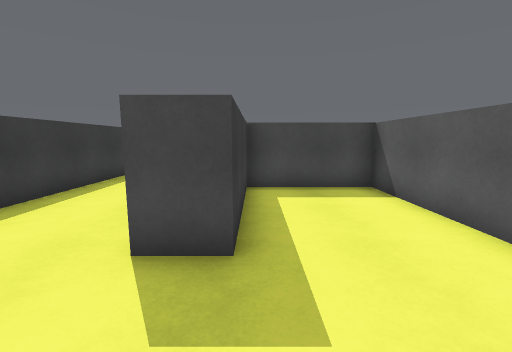
View 1 (above)

22 first-person views from a walk through a 3-D level made in the Unity game engine. The camera is 1.4 m above the floor, tilts 8° down and sees 90° across. The floor is counted in squares, 1 m on a side. Each view is taken from the middle of a square. On the plan, view 1 faces up. The plan holds only what a view shows up to about 13 squares ahead; the rest is blank.

View 2
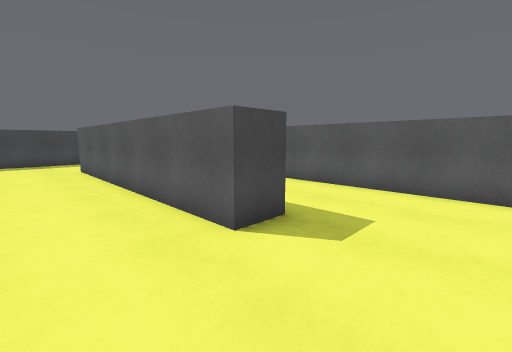

View 3
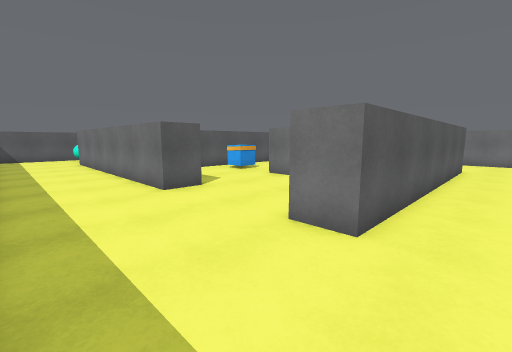

View 4
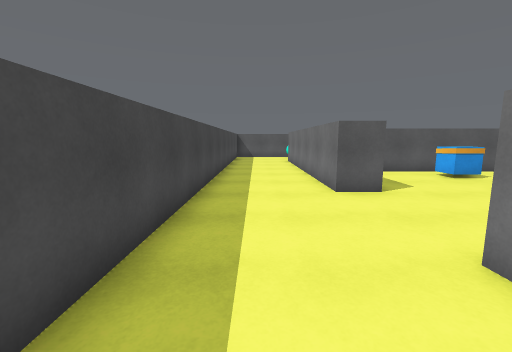

View 5
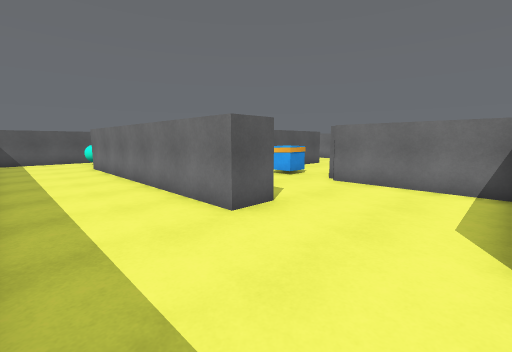

View 6
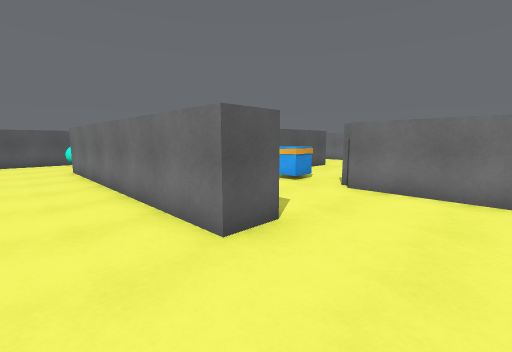

View 7
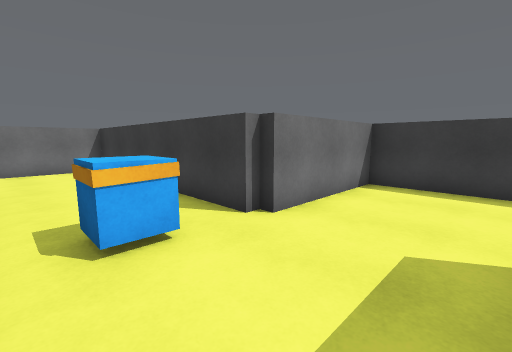

View 8
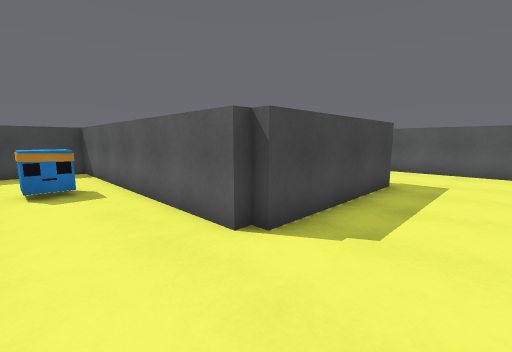

View 9
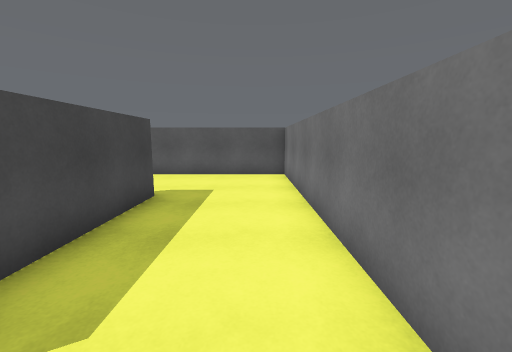

View 10
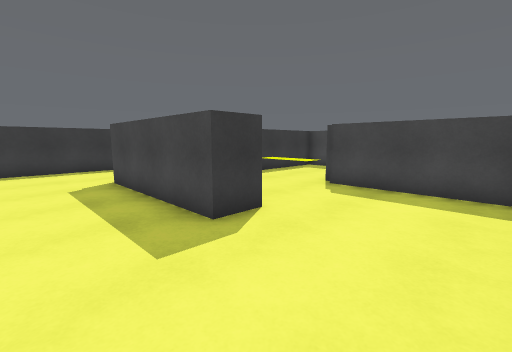

View 11
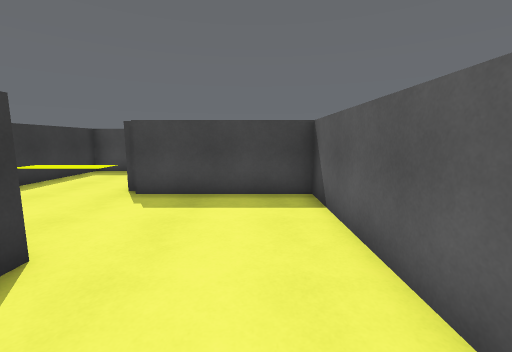

View 12
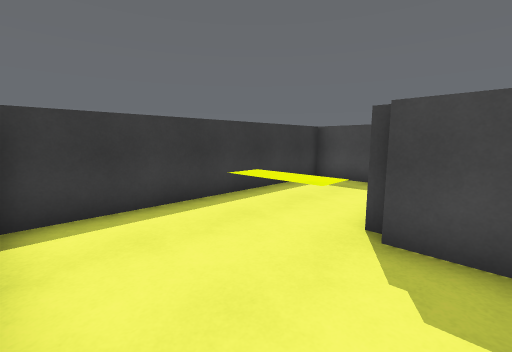

View 13
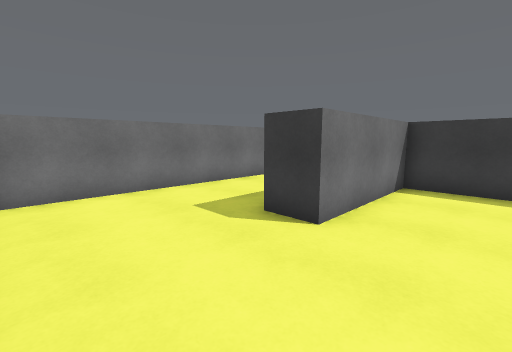

View 14
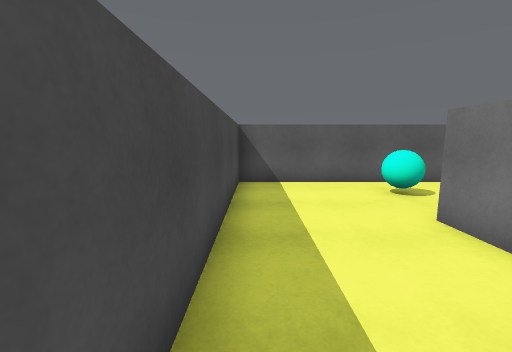

View 15
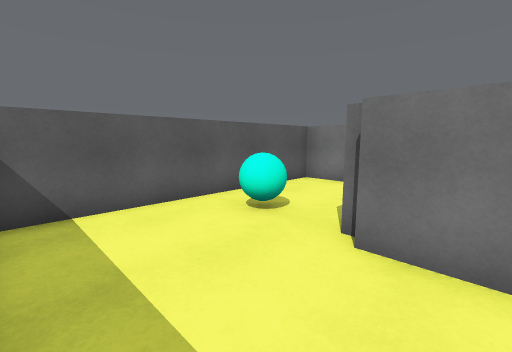

View 16
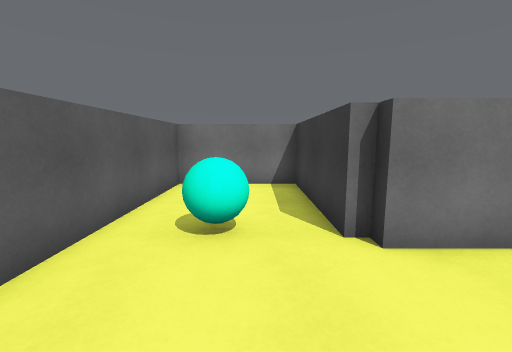

View 17
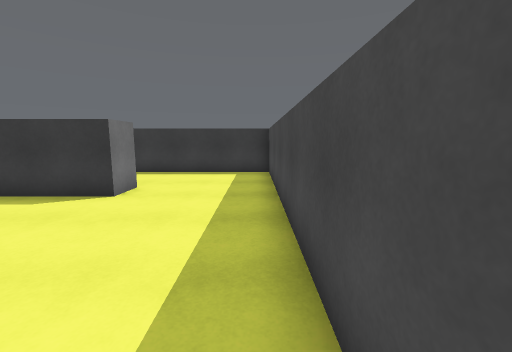

View 18
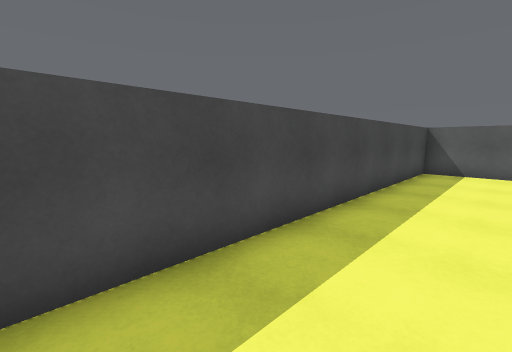

View 19
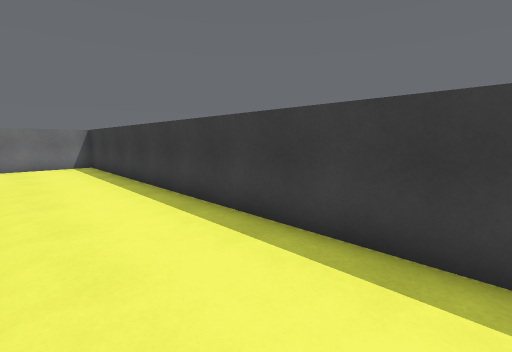

View 20
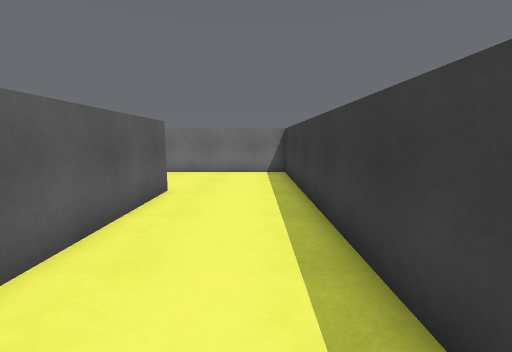

View 21
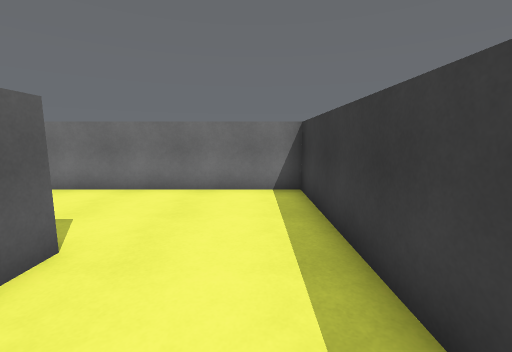

View 22
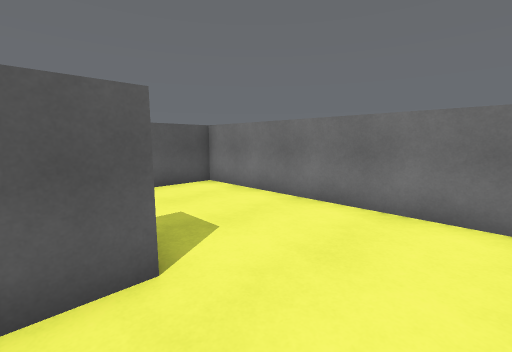

### Floor plan
Points are (right, up) in squares from view 1. A wall is a line through its corners. A room is listed if a view was taken in it or the views show most of it. See-through windows are left out.
Room 1 (views 1, 2, 3, 4, 5, 6, 7, 8, 9, 10, 11, 12, 13, 14, 15, 16, 17, 18, 19, 20, 21, 22)
walls: (3.8, 12.5) (3.8, 13.8) (14.4, 13.8) (14.4, 13.4) (14.7, 13.4) (14.7, 8.8) (18.5, 8.8) (18.5, 17.6) (-5.3, 17.6) (-5.3, -1.2) (3.5, -1.2) (3.5, 7.6) (-0.3, 7.6) (-0.3, 2.9) (-1.5, 2.9) (-1.5, 13.4) (-0.3, 13.4) (-0.3, 8.8) (4.3, 8.8) (4.3, 8.5) (4.7, 8.5) (4.7, -1.2) (18.5, -1.2) (18.5, 7.6) (13.8, 7.6); (11.8, 12.6) (9.7, 12.6) (9.7, 3.8) (14.4, 3.8) (14.4, 2.6) (8.9, 2.6) (8.9, 2.9) (8.5, 2.9) (8.5, 12.6) (5.9, 12.6)
objects: other object (6, 8) to (7, 9); ball (17, 13)

Positions as (right, up) in squares from view 1, and headings:
1: (0, 0), facing up
2: (-4, 0), facing up-right
3: (-3, 17), facing down-right
4: (-3, 16), facing right
5: (0, 17), facing down-right
6: (1, 16), facing down-right
7: (8, 12), facing down-left
8: (6, 0), facing up-right
9: (8, 0), facing right
10: (18, 0), facing up-left
11: (17, 1), facing up
12: (15, 4), facing up-left
13: (18, 6), facing down-left
14: (10, 17), facing right
15: (13, 17), facing down-right
16: (16, 17), facing down
17: (6, 17), facing left
18: (6, 15), facing up-right
19: (-2, 14), facing down-left
20: (-4, 10), facing down
21: (-4, 6), facing down
22: (-4, 4), facing down-right
